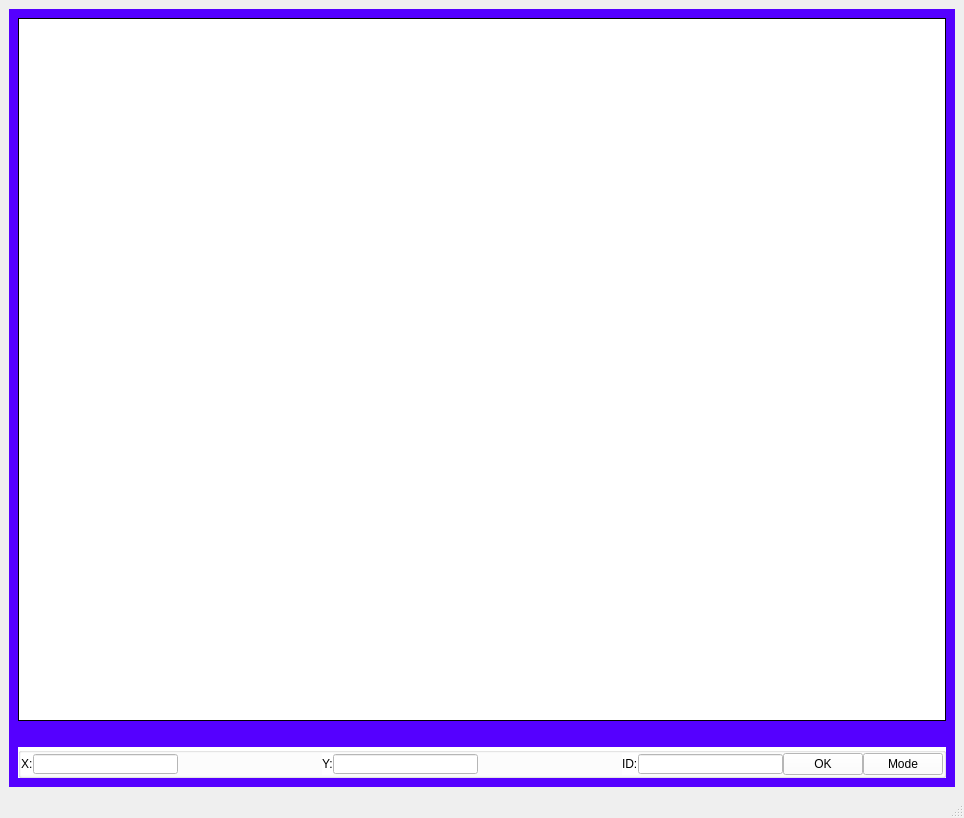
<?xml version="1.0" encoding="UTF-8"?>
<ui version="4.0">
 <class>MainWindow</class>
 <widget class="QMainWindow" name="MainWindow">
  <property name="geometry">
   <rect>
    <x>0</x>
    <y>0</y>
    <width>964</width>
    <height>818</height>
   </rect>
  </property>
  <property name="windowTitle">
   <string>MainWindow</string>
  </property>
  <widget class="QWidget" name="centralwidget">
   <layout class="QVBoxLayout" name="verticalLayout_2">
    <item>
     <widget class="QFrame" name="frame">
      <property name="autoFillBackground">
       <bool>false</bool>
      </property>
      <property name="styleSheet">
       <string notr="true">background-color: rgb(85, 0, 255);</string>
      </property>
      <layout class="QVBoxLayout" name="verticalLayout">
       <item>
        <widget class="QGraphicsView" name="mygraphic">
         <property name="styleSheet">
          <string notr="true">background-color: rgb(255, 255, 255);</string>
         </property>
         <property name="frameShape">
          <enum>QFrame::Box</enum>
         </property>
         <property name="frameShadow">
          <enum>QFrame::Plain</enum>
         </property>
        </widget>
       </item>
       <item>
        <spacer name="horizontalSpacer">
         <property name="orientation">
          <enum>Qt::Horizontal</enum>
         </property>
         <property name="sizeHint" stdset="0">
          <size>
           <width>40</width>
           <height>20</height>
          </size>
         </property>
        </spacer>
       </item>
       <item>
        <widget class="QGroupBox" name="groupBox_4">
         <property name="styleSheet">
          <string notr="true">background-color: rgb(255, 255, 255);
border-color: rgb(0, 0, 0);</string>
         </property>
         <property name="title">
          <string/>
         </property>
         <layout class="QHBoxLayout" name="horizontalLayout_4">
          <property name="spacing">
           <number>0</number>
          </property>
          <property name="leftMargin">
           <number>0</number>
          </property>
          <property name="topMargin">
           <number>0</number>
          </property>
          <property name="rightMargin">
           <number>0</number>
          </property>
          <property name="bottomMargin">
           <number>0</number>
          </property>
          <item>
           <widget class="QLabel" name="label_2">
            <property name="text">
             <string>X:</string>
            </property>
           </widget>
          </item>
          <item>
           <widget class="QLineEdit" name="box_x">
            <property name="maximumSize">
             <size>
              <width>500</width>
              <height>20</height>
             </size>
            </property>
            <property name="text">
             <string/>
            </property>
           </widget>
          </item>
          <item>
           <spacer name="horizontalSpacer_2">
            <property name="orientation">
             <enum>Qt::Horizontal</enum>
            </property>
            <property name="sizeHint" stdset="0">
             <size>
              <width>40</width>
              <height>20</height>
             </size>
            </property>
           </spacer>
          </item>
          <item>
           <widget class="QLabel" name="label_3">
            <property name="text">
             <string>Y:</string>
            </property>
           </widget>
          </item>
          <item>
           <widget class="QLineEdit" name="box_y">
            <property name="maximumSize">
             <size>
              <width>500</width>
              <height>20</height>
             </size>
            </property>
           </widget>
          </item>
          <item>
           <spacer name="horizontalSpacer_3">
            <property name="orientation">
             <enum>Qt::Horizontal</enum>
            </property>
            <property name="sizeHint" stdset="0">
             <size>
              <width>40</width>
              <height>20</height>
             </size>
            </property>
           </spacer>
          </item>
          <item>
           <widget class="QLabel" name="label_4">
            <property name="text">
             <string>ID:</string>
            </property>
           </widget>
          </item>
          <item>
           <widget class="QLineEdit" name="box_ID">
            <property name="maximumSize">
             <size>
              <width>500</width>
              <height>20</height>
             </size>
            </property>
           </widget>
          </item>
          <item>
           <widget class="QPushButton" name="button_ok">
            <property name="text">
             <string>OK</string>
            </property>
            <property name="iconSize">
             <size>
              <width>10</width>
              <height>10</height>
             </size>
            </property>
           </widget>
          </item>
          <item>
           <widget class="QPushButton" name="button_mode">
            <property name="text">
             <string>Mode</string>
            </property>
           </widget>
          </item>
         </layout>
        </widget>
       </item>
      </layout>
     </widget>
    </item>
   </layout>
  </widget>
  <widget class="QMenuBar" name="menubar">
   <property name="geometry">
    <rect>
     <x>0</x>
     <y>0</y>
     <width>964</width>
     <height>26</height>
    </rect>
   </property>
  </widget>
  <widget class="QStatusBar" name="statusbar"/>
 </widget>
 <resources/>
 <connections/>
</ui>
